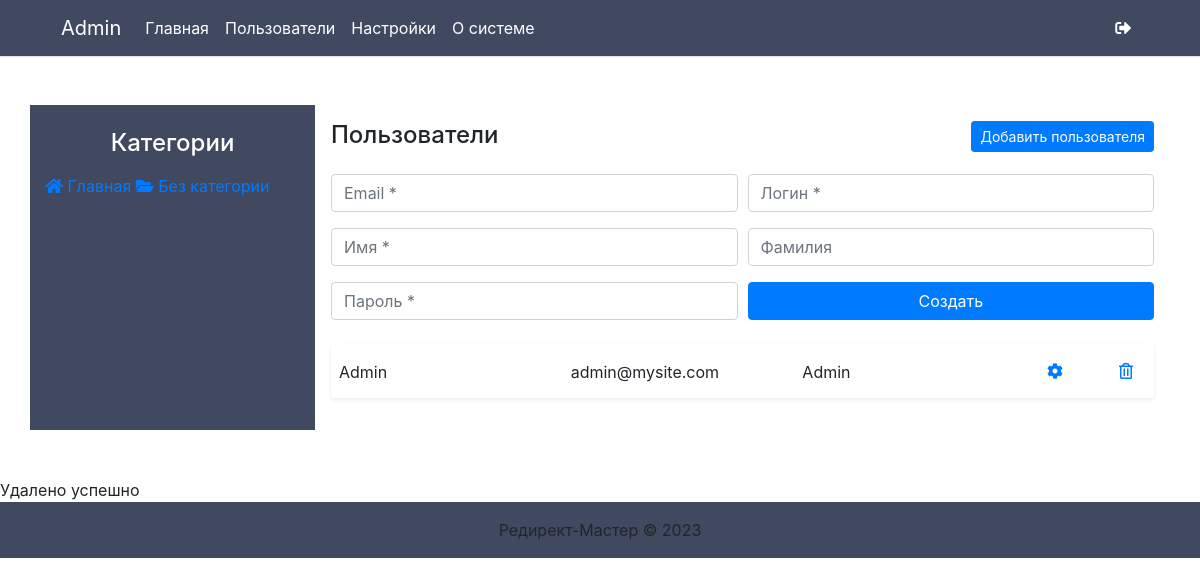
The page /admin/users.php (signed in) on the database its author committed.
### tables this page shows
CREATE TABLE
    IF NOT EXISTS `users` (
        `user_id` int(11) NOT NULL,
        `user_email` varchar(255) NOT NULL,
        `user_password` varchar(255) NOT NULL,
        `user_login` varchar(255) NOT NULL,
        `first_name` varchar(255) NOT NULL,
        `last_name` varchar(255) NOT NULL
    );

CREATE TABLE
    IF NOT EXISTS `project` (
        `project_id` int(11) NOT NULL,
        `project_name` varchar(255) NOT NULL,
        `link_number` int(11) NULL
    );

### admin/users.php (called while the page is built, shortened)
<?php
include 'configProject.php';
include 'views/header.php';
include 'sidebar.php';
$query = $connect->query("SELECT * FROM `users`");
$cats = array();
if ($query) {
    while (($row = $query -> fetch_assoc()) !== null){
        $cats[] = $row;
    }
}
?>
<?php include 'views/usersView' . $phpExt; ?>

### inc/config.php (called while the page is built, shortened)
<?php
include(ROOT . '/admin/MySQLlib/dbAccess.php');
include(ROOT . '/admin/MySQLlib/Mysql.php');
include(ROOT . '/admin/MySQLlib/Statement.php');
$connect = Mysql::create($db_host, $db_user, $db_password)->setDatabaseName($database)->setCharset("utf8");
$user_id = isset($_SESSION['authorization']) ? $_SESSION['authorization'] : '';
$users = $connect -> query("SELECT * FROM `users` WHERE `user_id` = '?s'", $user_id);
$row = $users -> fetch_assoc();
$first_name = isset($row['first_name']) ? $row['first_name'] : '';
$domain_url = "https://mysite.com";
?>

### admin/MySQLlib/Mysql.php (called while the page is built, shortened)
<?php
class Mysql
{
    protected $server;
    protected $user;
    protected $password;
    protected $port;
    protected $socket;
    protected $mysqli;
    public static function create($server, $username, $password, $port=null, $socket=null)
    {
        return new self($server, $username, $password, $port, $socket);
    }
    public function setCharset($charset)
    {
        return $this;
    }
    public function setDatabaseName($database_name)
    {
        $this->database_name = $database_name;
        return $this;
    }
    public function query()
    {
        $args = func_get_args();
        $query = $this->original_query = array_shift($args);
        $this->query = $this->parse($query, $args);
        $result = $this->mysqli->query($this->query);
        if (is_object($result) && $result instanceof \mysqli_result) {
            return new Statement($result);
        }
        return $result;
    }
    private function __construct($server, $user, $password, $port, $socket)
    {
        $this->server   = $server;
        $this->user = $user;
        $this->password = $password;
        $this->port = $port;
        $this->socket = $socket;
    }
    private function connect()
    {
        if (!is_object($this->mysqli) || !$this->mysqli instanceof mysqli) {
            $this->mysqli = @new \mysqli($this->server, $this->user, $this->password, null, $this->port, $this->socket);
        }
    }
    private function mysqlRealEscapeString($value)
    {
        return $this->mysqli->real_escape_string($value);
    }
    private function parse($query, array $args, $original_query=null)
    {
        $original_query = $original_query ? $original_query : $query;
        $offset = 0;
        while (($posQM = mb_strpos($query, '?', $offset)) !== false) {
            $offset = $posQM;
            $placeholder_type = mb_substr($query, $posQM + 1, 1);
            $value = array_shift($args);
            switch ($placeholder_type) {
                case 's':
                    $value = $this->getValueStringType($value, $original_query);
                    $value = !empty($is_like_escaping) ? $this->escapeLike($value) : $this->mysqlRealEscapeString($value);
                    $query = mb_substr_replace($query, $value, $posQM, 2);
                    $offset += mb_strlen($value);
                    break;
            }
        }
        return $query;
    }
    private function getValueStringType($value, $original_query)
    {
        return (string) $value;
    }
}
if (!function_exists("mb_substr_replace"))
{
    function mb_substr_replace($string, $replacement, $start, $length=null, $encoding=null)
    {
        if ($encoding == null) {
            $encoding = mb_internal_encoding();
        }
        if ($length == null) {
            return mb_substr($string, 0, $start, $encoding) . $replacement;
        } else {
            return
            mb_substr($string, 0, $start, $encoding) .
            $replacement .
            mb_substr($string, $start + $length, mb_strlen($string, $encoding), $encoding);
        }
    }
}

### admin/MySQLlib/dbAccess.php (called while the page is built)
<?php
$db_host = 'localhost';
$database = 'base_name';
$db_user = 'user_name';
$db_password = 'password';
?>

### admin/MySQLlib/Statement.php (called while the page is built, shortened)
<?php
class Statement
{
    private $mysqli_result = null;
    public function __construct(\mysqli_result $mysqli_result)
    {
        $this->mysqli_result = $mysqli_result;
    }
    public function fetch_assoc()
    {
        return mysqli_fetch_assoc($this->mysqli_result);
    }
}

### admin/sidebar.php (called while the page is built, shortened)
<?php
include 'configProject.php';
$project_query = $connect -> query("SELECT * FROM `project` ORDER BY project_id DESC");
if ($project_query) {
    while (($project_row = $project_query -> fetch_assoc()) !== null){
        $project_info[] = $project_row;
    }
}
?>
<?php include 'views/projectsSidebar' . $phpExt; ?>

### admin/configProject.php (called while the page is built, shortened)
<?php
$phpExt = '.php';
?>

### admin/views/usersView.php (the view, shortened to what this page needs)
<div class="row mb-3">
	<div class="col"><div class="h4">Пользователи</div></div>
	<div class="col-auto">
		<button class="btn btn-primary btn-sm" id="new_user">Добавить пользователя</button>
	</div>
</div>
<form action="" method="POST" class="mb-4" id="form_new_user">
    <div class="form-row">
        <div class="col">
            <input type="text" name="user_email" class="form-control" required placeholder="Email *">
        </div>
        <div class="col">
            <input type="text" name="user_login" class="form-control" required placeholder="Логин *">
        </div>
    </div>
    <div class="form-row mt-3">
        <div class="col">
            <input type="text" name="first_name" class="form-control" required placeholder="Имя *">
        </div>
        <div class="col">
            <input type="text" name="last_name" class="form-control" required placeholder="Фамилия">
        </div>
    </div>
    <div class="form-row mt-3">
        <div class="col">
            <input type="text" name="user_password" class="form-control" required placeholder="Пароль *">
        </div>
        <div class="col">
            <input type="submit" name="user_create" class="btn btn-primary btn-block" value="Создать">
        </div>
    </div>
</form>
<?php foreach ($cats as $cat) : ?>
    <div class="shadow-sm p-2 mb-3 rounded" id="<?php echo $cat['user_id']; ?>">
        <div class="row">
            <div class="col">
                <div class="mt-2"><?php echo $cat['first_name'] . ' ' . $cat['last_name']; ?></div>
            </div>
            <div class="col">
                <div class="mt-2"><?php echo $cat['user_email']; ?></div>
            </div>
            <div class="col">
                <div class="mt-2"><?php echo $cat['user_login']; ?></div>
            </div>
            <div class="col-auto">
                <a href="user-settings.php?user_id=<?php echo $cat['user_id']; ?>" class="btn btn-link"><i class="fas fa-cog"></i></a>
            </div>
            <div class="col-auto">
                <button id="<?php echo $cat['user_id']; ?>" title="Удалить" class="btn btn-link delete_user float-right"><i class="far fa-trash-alt"></i></button>
            </div>
        </div>
    </div>
<?php endforeach; ?>

### admin/views/header.php (shortened to what this page needs)
<?php
include 'configProject.php';
include("../inc/config.php");
?>
<!DOCTYPE html>
<html lang="ru">
<head>
    <link rel="stylesheet" href="<?php echo $domain_url; ?>/css/bootstrap.min.css" />
    <link rel="stylesheet" href="<?php echo $domain_url; ?>/css/style.css" />
    <link rel="stylesheet" href="https://use.fontawesome.com/releases/v5.7.1/css/all.css">
</head>
<body>
<div class="container-fluid bg-default border-bottom">
<div class="container">
<nav class="navbar navbar-expand-lg navbar-dark">
  <a class="navbar-brand" href="<?php echo $domain_url; ?>/admin/dashboard"><?php echo $first_name.' '.$last_name; ?></a>
  <div class="collapse navbar-collapse" id="navbarNav">
    <ul class="navbar-nav mr-auto">
      <li class="nav-item">
        <a class="nav-link text-white" href="<?php echo $domain_url; ?>/admin/dashboard">Главная</a>
      </li>
      <li class="nav-item">
        <a class="nav-link text-white" href="<?php echo $domain_url; ?>/admin/users">Пользователи</a>
      </li>
      <li class="nav-item">
        <a class="nav-link text-white" href="<?php echo $domain_url; ?>/admin/settings">Настройки</a>
      </li>
      <li class="nav-item">
        <a class="nav-link text-white" href="<?php echo $domain_url; ?>/admin/system">О системе</a>
      </li>
    </ul>
    <ul class="navbar-nav">
      <li class="nav-item">
        <a class="nav-link text-white" href="<?php echo $domain_url; ?>/admin/logout"><i class="fas fa-sign-out-alt"></i></a>
      </li>
    </ul>
  </div>
</nav>
</div>
</div>
<div class="container my-5 bg-white">

### admin/views/projectsSidebar.php (shortened to what this page needs)
<div class="row">
    <div class="col-sm-3 sidebar_menu bg-sidebar py-4" style="">
        <div class="text-center text-white h4 mb-3">Категории</div>
        <a href="dashboard"><i class="fas fa-home"></i> Главная</a>
        <?php
        if(isset($project_info))
        foreach ($project_info as $prct) : ?>
            <a href="project<?php echo $phpExt; ?>?id=<?php echo $prct['project_id']; ?>"><i class="fas fa-folder-open"></i> <?php echo $prct['project_name']; ?></a>
        <?php endforeach;
        else
        ?>
</div>
<div class="col-sm-9 p-3">

### rows shown on the page
users: first_name "Admin", user_email "admin@mysite.com", user_login "Admin"
project: project_name "Без категории"
